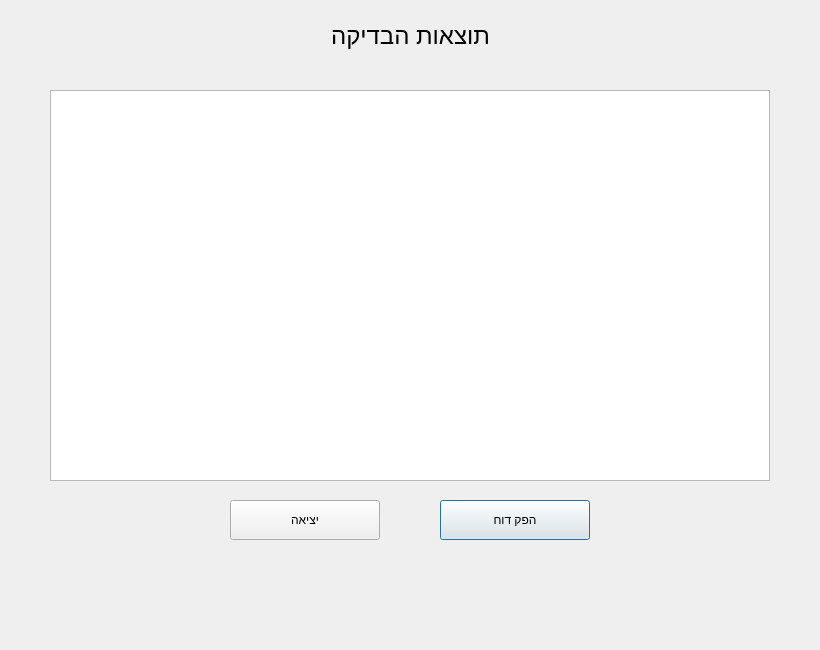
<?xml version="1.0" encoding="UTF-8"?>
<ui version="4.0">
 <class>Dialog</class>
 <widget class="QDialog" name="Dialog">
  <property name="geometry">
   <rect>
    <x>0</x>
    <y>0</y>
    <width>820</width>
    <height>650</height>
   </rect>
  </property>
  <property name="windowTitle">
   <string>Dialog</string>
  </property>
  <widget class="QTextBrowser" name="result_monitor">
   <property name="geometry">
    <rect>
     <x>50</x>
     <y>90</y>
     <width>720</width>
     <height>391</height>
    </rect>
   </property>
  </widget>
  <widget class="QPushButton" name="open_rfile_button">
   <property name="geometry">
    <rect>
     <x>440</x>
     <y>500</y>
     <width>150</width>
     <height>40</height>
    </rect>
   </property>
   <property name="text">
    <string>הפק דוח</string>
   </property>
  </widget>
  <widget class="QPushButton" name="exit_button">
   <property name="geometry">
    <rect>
     <x>230</x>
     <y>500</y>
     <width>150</width>
     <height>40</height>
    </rect>
   </property>
   <property name="text">
    <string>יציאה</string>
   </property>
  </widget>
  <widget class="QLabel" name="label">
   <property name="geometry">
    <rect>
     <x>325</x>
     <y>10</y>
     <width>171</width>
     <height>51</height>
    </rect>
   </property>
   <property name="font">
    <font>
     <pointsize>18</pointsize>
    </font>
   </property>
   <property name="text">
    <string>תוצאות הבדיקה</string>
   </property>
   <property name="alignment">
    <set>Qt::AlignCenter</set>
   </property>
  </widget>
 </widget>
 <resources/>
 <connections/>
</ui>
